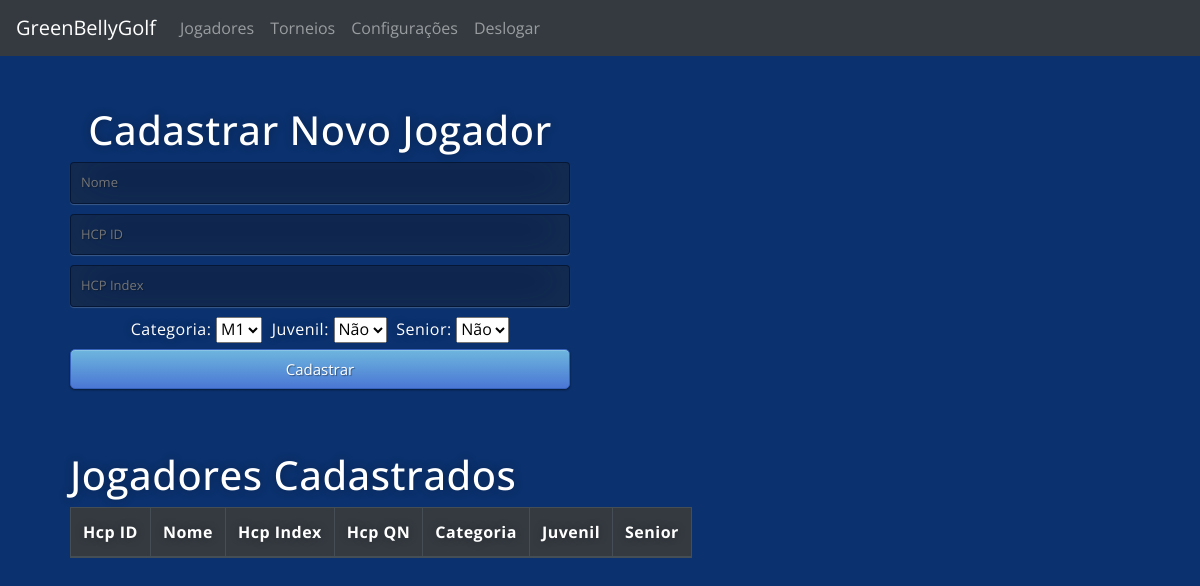
The app's page /jogadores (signed in), older data.
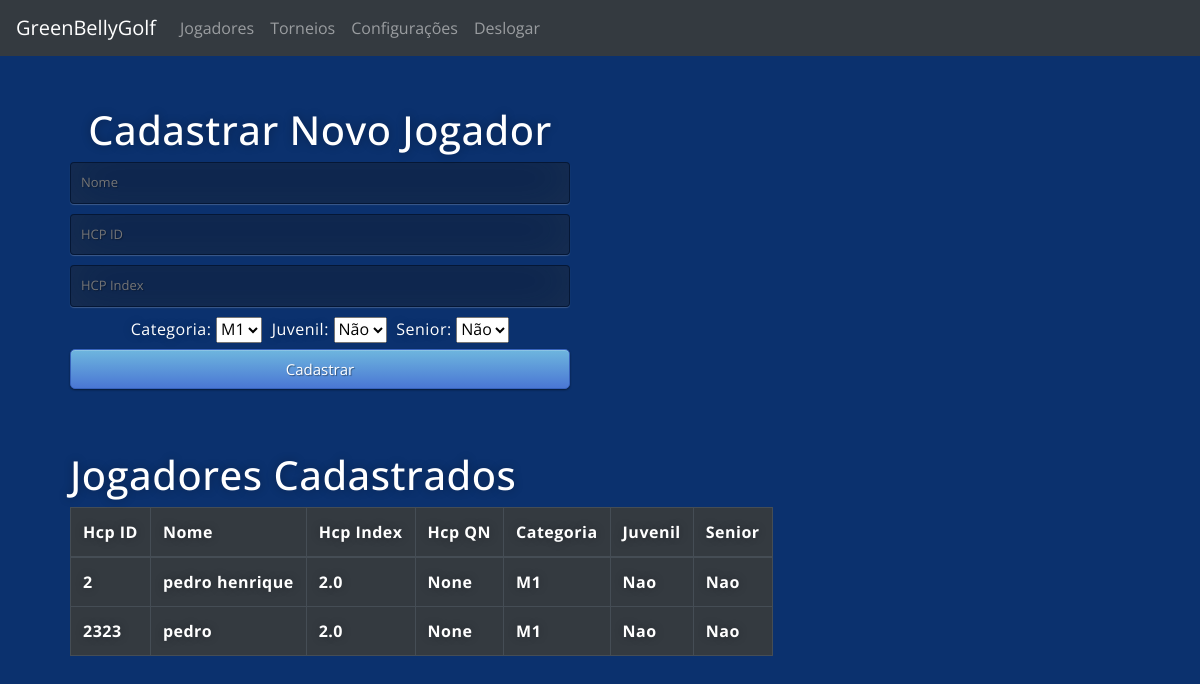
The same page, newer data.
### main.py (models this page shows)
class Player(db.Model):
    id = db.Column(db.Integer, primary_key=True)
    name = db.Column(db.String(1000))
    email = db.Column(db.String(100))
    hcp_id = db.Column(db.Integer, unique=True)
    hcp_index = db.Column(db.Float)
    hcp_qn = db.Column(db.Float)
    pt_ranking = db.Column(db.Float)
    cat = db.Column(db.String(10))
    juv = db.Column(db.String(10))
    senior = db.Column(db.String(10))

### main.py (the view, shortened to what this page needs)
@ app.route('/jogadores', methods=["GET", "POST"])
@ login_required
def jogadores():
    rows = Player.query.all()
    return render_template('jogadores.html',
                           title='Players',
                           rows=rows, name=current_user.name, logged_in=True)

### main.py (called while the page is built)
@login_manager.user_loader
def load_user(user_id):
    return User.query.get(int(user_id))

### templates/jogadores.html (shortened to what this page needs)
{% extends "base.html" %}
{% block content %}
<div class="box_left ">
    <h1>Cadastrar Novo Jogador</h1>
    <form action="{{ url_for('jogadores') }}" method="post">
        <input type="text" name="name" placeholder="Nome" required="required" />
        <input type="number" name="hcp_id" placeholder="HCP ID" required="required" />
        <input type="float" name="hcp_index" placeholder="HCP Index" required="required" />
        <label for="cat">Categoria:</label>
        <select id="cat" name="cat" placeholder="Categoria">
            <option value="M1">M1</option>
        </select>
        <label style="padding-left: 5px" for="juv"> Juvenil:</label>
        <select id="juv" name="juv" placeholder="Juvenil">
            <option value="Nao">Não</option>
        </select>
        <label style="padding-left: 5px" for="senior"> Senior:</label>
        <select id="senior" name="senior" placeholder="S">
            <option value="Nao">Não</option>
        </select>
        <button type="submit" class="btn btn-primary btn-block btn-large">Cadastrar</button>
    </form>
</div>
<div class="jog_cad">
    <h1 style="padding-top:50px">Jogadores Cadastrados</h1>
    <table class="table table-dark table-bordered ">
        <thead class="thead-dark">
            <tr>
                <th scope="col">Hcp ID</th>
                <th scope="col">Nome</th>
                <th scope="col">Hcp Index</th>
                <th scope="col">Hcp QN</th>
                <th scope="col">Categoria</th>
                <th scope="col">Juvenil</th>
                <th scope="col">Senior</th>
            </tr>
        </thead>
        <tbody>
            {% for row in rows %}
            <tr>
                <th scope="row">{{row.hcp_id}}</th>
                <th scope="row">{{row.name}}</th>
                <th scope="row">{{row.hcp_index}}</th>
                <th scope="row">{{row.hcp_qn}}</th>
                <th scope="row">{{row.cat}}</th>
                <th scope="row">{{row.juv}}</th>
                <th scope="row">{{row.senior}}</th>
            </tr>
            {% endfor %}
        </tbody>
    </table>
</div>
{% endblock %}

### templates/base.html (shortened to what this page needs)
<!DOCTYPE html>
<html>
<head>
  <link rel="stylesheet" href="https://stackpath.bootstrapcdn.com/bootstrap/4.5.2/css/bootstrap.min.css">
  <link rel="stylesheet" href="{{ url_for('static', filename='css/styles.css')}}">
</head>
<body>
  <nav class="navbar navbar-expand-lg navbar-dark bg-dark">
    {% if logged_in: %}
    <a class="navbar-brand" href="/clube">GreenBellyGolf</a>
    {% endif %}
    <div class="collapse navbar-collapse" id="navbarSupportedContent">
      <ul class="navbar-nav mr-auto">
        {% if logged_in: %}
        <li class="nav-item">
          <a class="nav-link" href="{{ url_for('jogadores') }}">Jogadores</a>
        <li class="nav-item">
          <a class="nav-link" href="{{ url_for('criartorneio') }}">Torneios</a>
        <li class="nav-item">
          <a class="nav-link" href="{{ url_for('config') }}">Configurações</a>
        <li class="nav-item">
          <a class="nav-link" href="{{ url_for('logout') }}">Deslogar</a>
          {% endif %}
        </li>
      </ul>
    </div>
  </nav>
  {% block content %}
  {% endblock %}
</body>
</html>

### static/css/styles.css (style rules this page uses)
.btn { display: inline-block; *display: inline; *zoom: 1; padding: 10px 10px 10px; margin-bottom: 0; font-size: 13px; line-height: 18px; color: #333333; text-align: center; text-shadow: 0 1px 1px rgba(255, 255, 255, 0.75); vertical-align: middle; background-color: #f5f5f5; background-image: -moz-linear-gradient(top, #ffffff, #e6e6e6); background-image: -ms-linear-gradient(top, #ffffff, #e6e6e6); background-image: -webkit-gradient(linear, 0 0, 0 100%, from(#ffffff), to(#e6e6e6)); background-image: -webkit-linear-gradient(top, #ffffff, #e6e6e6); background-image: -o-linear-gradient(top, #ffffff, #e6e6e6); background-image: linear-gradient(top, #ffffff, #e6e6e6); background-repeat: repeat-x; filter: progid:dximagetransform.microsoft.gradient(startColorstr=#ffffff, endColorstr=#e6e6e6, GradientType=0); border-color: #e6e6e6 #e6e6e6 #e6e6e6; border-color: rgba(0, 0, 0, 0.1) rgba(0, 0, 0, 0.1) rgba(0, 0, 0, 0.25); border: 1px solid #e6e6e6; -webkit-border-radius: 4px; -moz-border-radius: 4px; border-radius: 4px; -webkit-box-shadow: inset 0 1px 0 rgba(255, 255, 255, 0.2), 0 1px 2px rgba(0, 0, 0, 0.05); -moz-box-shadow: inset 0 1px 0 rgba(255, 255, 255, 0.2), 0 1px 2px rgba(0, 0, 0, 0.05); box-shadow: inset 0 1px 0 rgba(255, 255, 255, 0.2), 0 1px 2px rgba(0, 0, 0, 0.05); cursor: pointer; *margin-left: .3em; }
.btn-large { padding: 9px 14px; font-size: 15px; line-height: normal; -webkit-border-radius: 5px; -moz-border-radius: 5px; border-radius: 5px; }
.btn-primary, .btn-primary:hover { text-shadow: 0 -1px 0 rgba(0, 0, 0, 0.25); color: #ffffff; }
.btn-primary { background-color: #4a77d4; background-image: -moz-linear-gradient(top, #6eb6de, #4a77d4); background-image: -ms-linear-gradient(top, #6eb6de, #4a77d4); background-image: -webkit-gradient(linear, 0 0, 0 100%, from(#6eb6de), to(#4a77d4)); background-image: -webkit-linear-gradient(top, #6eb6de, #4a77d4); background-image: -o-linear-gradient(top, #6eb6de, #4a77d4); background-image: linear-gradient(top, #6eb6de, #4a77d4); background-repeat: repeat-x; filter: progid:dximagetransform.microsoft.gradient(startColorstr=#6eb6de, endColorstr=#4a77d4, GradientType=0); border: 1px solid #3762bc; text-shadow: 1px 1px 1px rgba(0, 0, 0, 0.4); box-shadow: inset 0 1px 0 rgba(255, 255, 255, 0.2), 0 1px 2px rgba(0, 0, 0, 0.5); }
.btn-block { width: 100%; display: block; margin-bottom: 20px; }
* { -webkit-box-sizing: border-box; -moz-box-sizing: border-box; -ms-box-sizing: border-box; -o-box-sizing: border-box; box-sizing: border-box; }
html { height: 100%; margin: auto; }
body { margin: auto; height: 100%; font-family: 'Open Sans', sans-serif; background: #0b316e; }
a { text-decoration: none; text-align: center; }
input { width: 100%; margin-bottom: 10px; background: rgba(0, 0, 0, 0.3); border: none; outline: none; padding: 10px; font-size: 13px; color: #fff; text-shadow: 1px 1px 1px rgba(0, 0, 0, 0.3); border: 1px solid rgba(0, 0, 0, 0.3); border-radius: 4px; box-shadow: inset 0 -5px 45px rgba(100, 100, 100, 0.2), 0 1px 1px rgba(255, 255, 255, 0.2); -webkit-transition: box-shadow .5s ease; -moz-transition: box-shadow .5s ease; -o-transition: box-shadow .5s ease; -ms-transition: box-shadow .5s ease; transition: box-shadow .5s ease; }
.box_left { position: relative; top: 5%; left: 5%; margin: 10px 0 0 10px; width: 500px; height: 300px; color: #fff; text-shadow: 0 0 10px rgba(0, 0, 0, 0.3); letter-spacing: 0.5px; text-align: center; }
.jog_cad { position: relative; left: 5%; margin: 35px 0 0 10px; width: fit-content; height: 300px; color: #fff; text-shadow: 0 0 10px rgba(0, 0, 0, 0.3); letter-spacing: 0.5px; text-align: left; }

Row changes from the older to the newer data that the page shows:
added Player: hcp_id "2", name "pedro henrique", hcp_index "2.0", hcp_qn "None", cat "M1", juv "Nao", senior "Nao"
added Player: hcp_id "2323", name "pedro", hcp_index "2.0", hcp_qn "None", cat "M1", juv "Nao", senior "Nao"
